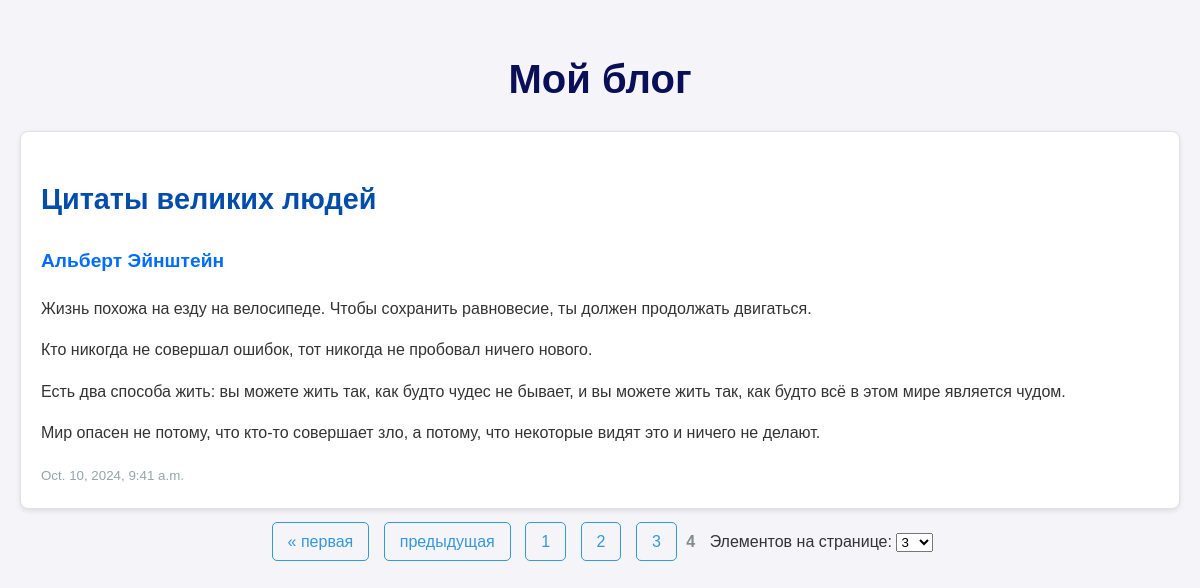
Screenshot of /blog/?page=4&items=3 with the database file from the repository.
### blog/models.py (models this page shows, shortened)
class Post(models.Model):
    title = models.CharField(max_length=200)
    author = models.CharField(max_length=100)
    content = models.TextField()
    pub_date = models.DateTimeField('date published', auto_now_add=True)

### blog/views.py (the view)
# urls.py: path('blog/', post_list, name='post_list'),  # Посты
def post_list(request):  # с выбором количества постов на странице
    post_list = Post.objects.all().order_by('-pub_date')
    items_per_page = request.GET.get('items', 3)
    try:
        items_per_page = int(items_per_page)
    except ValueError:
        items_per_page = 3
    paginator = Paginator(post_list, items_per_page)
    page = request.GET.get('page')  # Получение номера страницы из GET-запроса
    try:
        posts = paginator.page(page)  # Получение страницы с постами
    except PageNotAnInteger:  # Если номер страницы не является целым числом, показывается первая страница
        posts = paginator.page(1)
    except EmptyPage:  # Если номер страницы больше максимального, показывается последняя страница
        posts = paginator.page(paginator.num_pages)
    return render(request, 'blog/post_list.html', {'posts': posts, 'items_per_page': items_per_page})

### blog/templates/blog/post_list.html (shortened to what this page needs)
<!DOCTYPE html>
<html lang="ru">
<head>
</head>
<body>
    <h1>Мой блог</h1>
    <ul>
    {% for post in posts %}
        <li>
            <h2>{{ post.title }}</h2>
            <h3>{{ post.author }}</h3>
            <p>{{ post.content|linebreaks }}</p>
            <small>{{ post.pub_date }}</small>
        </li>
    {% endfor %}
    </ul>
    <div class="pagination">
        <form method="get">
            <span class="step-links">
                {% if posts.has_previous %}
                    <a href="?page=1&items={{ items_per_page }}">&laquo; первая</a>
                    <a href="?page={{ posts.previous_page_number }}&items={{ items_per_page }}">предыдущая</a>
                {% endif %}
                {% for num in posts.paginator.page_range %}
                    {% if posts.number == num %}
                        <span class="current">{{ num }}</span>
                    {% else %}
                        <a href="?page={{ num }}&items={{ items_per_page }}">{{ num }}</a>
                    {% endif %}
                {% endfor %}
            </span>
            <span class="items-per-page">
                <label for="items">Элементов на странице:</label>
                <select name="items" id="items" onchange="this.form.submit()">
                    <option value="3" {% if items_per_page == 3 %}selected{% endif %}>3</option>
                </select>
            </span>
        </form>
    </div>
</body>
</html>

### blog/templates/blog/post_list.html (style rules this page uses)
h1 { color: #091057; font-size: 2.5em; text-align: center; margin-bottom: 20px; }
h2 { color: #024CAA; font-size: 1.8em; }
h3 { color: #006BFF; font-size: 1.2em; }
p { margin-bottom: 15px; }
small { color: #95a5a6; }
ul { list-style: none; padding: 0; }
li { background-color: #ffffff; border: 1px solid #e2e2e2; margin-bottom: 15px; padding: 20px; border-radius: 8px; box-shadow: 0 2px 5px rgba(0, 0, 0, 0.1); }
a { color: #3498db; text-decoration: none; }
.pagination { text-align: center; margin-top: 20px; }
.step-links { display: inline-block; }
.step-links a { color: #3498db; padding: 10px 15px; border: 1px solid #3498db; border-radius: 5px; margin: 0 5px; text-decoration: none; }
.current { font-weight: bold; color: #7f8c8d; }
.items-per-page { margin-left: 10px; }

### rows the page displays
Post: title "Цитаты великих людей", author "Альберт Эйнштейн", content "Жизнь похожа на езду на велосипеде. Чтобы сохранить равновесие, ты должен продолжать двигаться. Кто никогда не совершал ошибок, тот никогда не пробовал ничего нового. Есть два способа жить: вы можете жить так, как будто чудес не бывает, и вы можете жить так, как будто всё в этом мире является чудом. Мир опасен не потому, что кто-то совершает зло, а потому, что некоторые видят это и ничего не делают.", pub_date "Oct. 10, 2024, 9:41 a.m."

### other values shown
{{ num }} "1" "2" "3"
{{ num }} "4"
